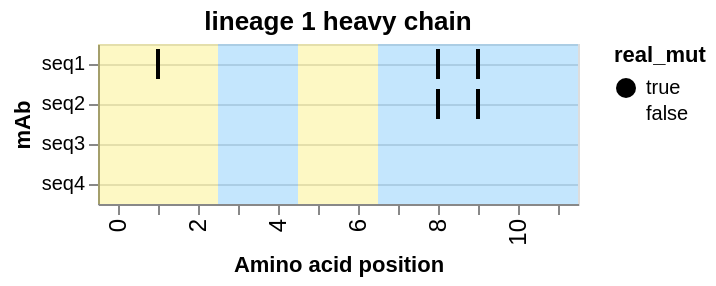

Write the Vega-Lite specification saved for this chart.
### Vega-Lite specification from a JSON file in a GitHub repository (floating-point values rounded to 4 significant figures)
{"config": {"view": {"continuousWidth": 400, "continuousHeight": 300}}, "layer": [{"data": {"values": [{"type": "naive", "index": 0, "seq_id": "seq1", "position": 3, "mut_from": "G", "mut_to": "G", "region": "Framework", "framework": true, "radical": false, "real_mut": false}, {"type": "naive", "index": 0, "seq_id": "seq1", "position": 4, "mut_from": "A", "mut_to": "A", "region": "Framework", "framework": true, "radical": false, "real_mut": false}, {"type": "naive", "index": 0, "seq_id": "seq1", "position": 7, "mut_from": "G", "mut_to": "G", "region": "Framework", "framework": true, "radical": false, "real_mut": false}, {"type": "naive", "index": 0, "seq_id": "seq1", "position": 8, "mut_from": "C", "mut_to": "A", "region": "Framework", "framework": true, "radical": true, "real_mut": true}, {"type": "naive", "index": 0, "seq_id": "seq1", "position": 9, "mut_from": "C", "mut_to": "T", "region": "Framework", "framework": true, "radical": true, "real_mut": true}, {"type": "naive", "index": 0, "seq_id": "seq1", "position": 10, "mut_from": "C", "mut_to": "C", "region": "Framework", "framework": true, "radical": false, "real_mut": false}, {"type": "naive", "index": 0, "seq_id": "seq1", "position": 11, "mut_from": "G", "mut_to": "G", "region": "Framework", "framework": true, "radical": false, "real_mut": false}]}, "mark": {"type": "rect", "color": "#169cf5", "opacity": 0.25}, "encoding": {"x": {"type": "ordinal", "field": "position"}}}, {"data": {"values": [{"type": "naive", "index": 0, "seq_id": "seq1", "position": 0, "mut_from": "A", "mut_to": "A", "region": "CDR", "framework": false, "radical": false, "real_mut": false}, {"type": "naive", "index": 0, "seq_id": "seq1", "position": 1, "mut_from": "A", "mut_to": "T", "region": "CDR", "framework": false, "radical": false, "real_mut": true}, {"type": "naive", "index": 0, "seq_id": "seq1", "position": 2, "mut_from": "C", "mut_to": "C", "region": "CDR", "framework": false, "radical": false, "real_mut": false}, {"type": "naive", "index": 0, "seq_id": "seq1", "position": 5, "mut_from": "T", "mut_to": "T", "region": "CDR", "framework": false, "radical": false, "real_mut": false}, {"type": "naive", "index": 0, "seq_id": "seq1", "position": 6, "mut_from": "C", "mut_to": "C", "region": "CDR", "framework": false, "radical": false, "real_mut": false}]}, "mark": {"type": "rect", "color": "#f5e216", "opacity": 0.25}, "encoding": {"x": {"type": "ordinal", "field": "position"}}}, {"data": {"values": [{"type": "naive", "index": 0, "seq_id": "seq1", "position": 0, "mut_from": "A", "mut_to": "A", "region": "CDR", "framework": false, "radical": false, "real_mut": false}, {"type": "naive", "index": 0, "seq_id": "seq1", "position": 1, "mut_from": "A", "mut_to": "T", "region": "CDR", "framework": false, "radical": false, "real_mut": true}, {"type": "naive", "index": 0, "seq_id": "seq1", "position": 2, "mut_from": "C", "mut_to": "C", "region": "CDR", "framework": false, "radical": false, "real_mut": false}, {"type": "naive", "index": 0, "seq_id": "seq1", "position": 3, "mut_from": "G", "mut_to": "G", "region": "Framework", "framework": true, "radical": false, "real_mut": false}, {"type": "naive", "index": 0, "seq_id": "seq1", "position": 4, "mut_from": "A", "mut_to": "A", "region": "Framework", "framework": true, "radical": false, "real_mut": false}, {"type": "naive", "index": 0, "seq_id": "seq1", "position": 5, "mut_from": "T", "mut_to": "T", "region": "CDR", "framework": false, "radical": false, "real_mut": false}, {"type": "naive", "index": 0, "seq_id": "seq1", "position": 6, "mut_from": "C", "mut_to": "C", "region": "CDR", "framework": false, "radical": false, "real_mut": false}, {"type": "naive", "index": 0, "seq_id": "seq1", "position": 7, "mut_from": "G", "mut_to": "G", "region": "Framework", "framework": true, "radical": false, "real_mut": false}, {"type": "naive", "index": 0, "seq_id": "seq1", "position": 8, "mut_from": "C", "mut_to": "A", "region": "Framework", "framework": true, "radical": true, "real_mut": true}, {"type": "naive", "index": 0, "seq_id": "seq1", "position": 9, "mut_from": "C", "mut_to": "T", "region": "Framework", "framework": true, "radical": true, "real_mut": true}, {"type": "naive", "index": 0, "seq_id": "seq1", "position": 10, "mut_from": "C", "mut_to": "C", "region": "Framework", "framework": true, "radical": false, "real_mut": false}, {"type": "naive", "index": 0, "seq_id": "seq1", "position": 11, "mut_from": "G", "mut_to": "G", "region": "Framework", "framework": true, "radical": false, "real_mut": false}, {"type": "lineage_member", "index": 1, "seq_id": " seq2", "position": 0, "mut_from": "A", "mut_to": "A", "region": "CDR", "framework": false, "radical": false, "real_mut": false}, {"type": "lineage_member", "index": 1, "seq_id": " seq2", "position": 1, "mut_from": "A", "mut_to": "A", "region": "CDR", "framework": false, "radical": false, "real_mut": false}, {"type": "lineage_member", "index": 1, "seq_id": " seq2", "position": 2, "mut_from": "C", "mut_to": "C", "region": "CDR", "framework": false, "radical": false, "real_mut": false}, {"type": "lineage_member", "index": 1, "seq_id": " seq2", "position": 3, "mut_from": "G", "mut_to": "G", "region": "Framework", "framework": true, "radical": false, "real_mut": false}, {"type": "lineage_member", "index": 1, "seq_id": " seq2", "position": 4, "mut_from": "A", "mut_to": "A", "region": "Framework", "framework": true, "radical": false, "real_mut": false}, {"type": "lineage_member", "index": 1, "seq_id": " seq2", "position": 5, "mut_from": "T", "mut_to": "T", "region": "CDR", "framework": false, "radical": false, "real_mut": false}, {"type": "lineage_member", "index": 1, "seq_id": " seq2", "position": 6, "mut_from": "C", "mut_to": "C", "region": "CDR", "framework": false, "radical": false, "real_mut": false}, {"type": "lineage_member", "index": 1, "seq_id": " seq2", "position": 7, "mut_from": "G", "mut_to": "G", "region": "Framework", "framework": true, "radical": false, "real_mut": false}, {"type": "lineage_member", "index": 1, "seq_id": " seq2", "position": 8, "mut_from": "C", "mut_to": "A", "region": "Framework", "framework": true, "radical": true, "real_mut": true}, {"type": "lineage_member", "index": 1, "seq_id": " seq2", "position": 9, "mut_from": "C", "mut_to": "T", "region": "Framework", "framework": true, "radical": true, "real_mut": true}, {"type": "lineage_member", "index": 1, "seq_id": " seq2", "position": 10, "mut_from": "C", "mut_to": "C", "region": "Framework", "framework": true, "radical": false, "real_mut": false}, {"type": "lineage_member", "index": 1, "seq_id": " seq2", "position": 11, "mut_from": "G", "mut_to": "G", "region": "Framework", "framework": true, "radical": false, "real_mut": false}, {"type": "lineage_member", "index": 2, "seq_id": "  seq3", "position": 0, "mut_from": "A", "mut_to": "A", "region": "CDR", "framework": false, "radical": false, "real_mut": false}, {"type": "lineage_member", "index": 2, "seq_id": "  seq3", "position": 1, "mut_from": "A", "mut_to": "A", "region": "CDR", "framework": false, "radical": false, "real_mut": false}, {"type": "lineage_member", "index": 2, "seq_id": "  seq3", "position": 2, "mut_from": "C", "mut_to": "C", "region": "CDR", "framework": false, "radical": false, "real_mut": false}, {"type": "lineage_member", "index": 2, "seq_id": "  seq3", "position": 3, "mut_from": "G", "mut_to": "G", "region": "Framework", "framework": true, "radical": false, "real_mut": false}, {"type": "lineage_member", "index": 2, "seq_id": "  seq3", "position": 4, "mut_from": "A", "mut_to": "A", "region": "Framework", "framework": true, "radical": false, "real_mut": false}, {"type": "lineage_member", "index": 2, "seq_id": "  seq3", "position": 5, "mut_from": "T", "mut_to": "T", "region": "CDR", "framework": false, "radical": false, "real_mut": false}, {"type": "lineage_member", "index": 2, "seq_id": "  seq3", "position": 6, "mut_from": "C", "mut_to": "C", "region": "CDR", "framework": false, "radical": false, "real_mut": false}, {"type": "lineage_member", "index": 2, "seq_id": "  seq3", "position": 7, "mut_from": "G", "mut_to": "G", "region": "Framework", "framework": true, "radical": false, "real_mut": false}, {"type": "lineage_member", "index": 2, "seq_id": "  seq3", "position": 8, "mut_from": "C", "mut_to": "C", "region": "Framework", "framework": true, "radical": false, "real_mut": false}, {"type": "lineage_member", "index": 2, "seq_id": "  seq3", "position": 9, "mut_from": "C", "mut_to": "C", "region": "Framework", "framework": true, "radical": false, "real_mut": false}, {"type": "lineage_member", "index": 2, "seq_id": "  seq3", "position": 10, "mut_from": "C", "mut_to": "C", "region": "Framework", "framework": true, "radical": false, "real_mut": false}, {"type": "lineage_member", "index": 2, "seq_id": "  seq3", "position": 11, "mut_from": "G", "mut_to": "G", "region": "Framework", "framework": true, "radical": false, "real_mut": false}, {"type": "lineage_member", "index": 3, "seq_id": "   seq4", "position": 0, "mut_from": "A", "mut_to": "A", "region": "CDR", "framework": false, "radical": false, "real_mut": false}, {"type": "lineage_member", "index": 3, "seq_id": "   seq4", "position": 1, "mut_from": "A", "mut_to": "A", "region": "CDR", "framework": false, "radical": false, "real_mut": false}, {"type": "lineage_member", "index": 3, "seq_id": "   seq4", "position": 2, "mut_from": "C", "mut_to": "C", "region": "CDR", "framework": false, "radical": false, "real_mut": false}, {"type": "lineage_member", "index": 3, "seq_id": "   seq4", "position": 3, "mut_from": "G", "mut_to": "G", "region": "Framework", "framework": true, "radical": false, "real_mut": false}, {"type": "lineage_member", "index": 3, "seq_id": "   seq4", "position": 4, "mut_from": "A", "mut_to": "A", "region": "Framework", "framework": true, "radical": false, "real_mut": false}, {"type": "lineage_member", "index": 3, "seq_id": "   seq4", "position": 5, "mut_from": "T", "mut_to": "T", "region": "CDR", "framework": false, "radical": false, "real_mut": false}, {"type": "lineage_member", "index": 3, "seq_id": "   seq4", "position": 6, "mut_from": "C", "mut_to": "C", "region": "CDR", "framework": false, "radical": false, "real_mut": false}, {"type": "lineage_member", "index": 3, "seq_id": "   seq4", "position": 7, "mut_from": "G", "mut_to": "G", "region": "Framework", "framework": true, "radical": false, "real_mut": false}, {"type": "lineage_member", "index": 3, "seq_id": "   seq4", "position": 8, "mut_from": "C", "mut_to": "C", "region": "Framework", "framework": true, "radical": false, "real_mut": false}, {"type": "lineage_member", "index": 3, "seq_id": "   seq4", "position": 9, "mut_from": "C", "mut_to": "C", "region": "Framework", "framework": true, "radical": false, "real_mut": false}, {"type": "lineage_member", "index": 3, "seq_id": "   seq4", "position": 10, "mut_from": "C", "mut_to": "C", "region": "Framework", "framework": true, "radical": false, "real_mut": false}, {"type": "lineage_member", "index": 3, "seq_id": "   seq4", "position": 11, "mut_from": "G", "mut_to": "G", "region": "Framework", "framework": true, "radical": false, "real_mut": false}]}, "mark": {"type": "tick", "opacity": 1, "thickness": 2}, "encoding": {"color": {"type": "nominal", "field": "real_mut", "scale": {"domain": [true, false], "range": ["black", "transparent"]}}, "x": {"type": "ordinal", "axis": {"grid": false, "labelFontSize": 12, "labelOverlap": "parity", "labelSeparation": 10}, "field": "position", "title": "Amino acid position"}, "y": {"type": "nominal", "axis": {"grid": true, "labels": true, "orient": "left", "title": "mAb"}, "field": "seq_id", "sort": ["seq1", "seq2", "seq3", "seq4"], "title": "sequence"}}, "title": "lineage 1 heavy chain"}], "$schema": "https://vega.github.io/schema/vega-lite/v5.json", "data": {"values": [{"type": "naive", "index": 0, "seq_id": "seq1", "position": 3, "mut_from": "G", "mut_to": "G", "region": "Framework", "framework": true, "radical": false, "real_mut": false}, {"type": "naive", "index": 0, "seq_id": "seq1", "position": 4, "mut_from": "A", "mut_to": "A", "region": "Framework", "framework": true, "radical": false, "real_mut": false}, {"type": "naive", "index": 0, "seq_id": "seq1", "position": 7, "mut_from": "G", "mut_to": "G", "region": "Framework", "framework": true, "radical": false, "real_mut": false}, {"type": "naive", "index": 0, "seq_id": "seq1", "position": 8, "mut_from": "C", "mut_to": "A", "region": "Framework", "framework": true, "radical": true, "real_mut": true}, {"type": "naive", "index": 0, "seq_id": "seq1", "position": 9, "mut_from": "C", "mut_to": "T", "region": "Framework", "framework": true, "radical": true, "real_mut": true}, {"type": "naive", "index": 0, "seq_id": "seq1", "position": 10, "mut_from": "C", "mut_to": "C", "region": "Framework", "framework": true, "radical": false, "real_mut": false}, {"type": "naive", "index": 0, "seq_id": "seq1", "position": 11, "mut_from": "G", "mut_to": "G", "region": "Framework", "framework": true, "radical": false, "real_mut": false}]}}
